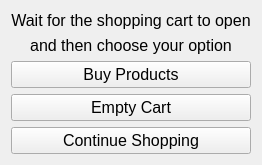
<?xml version="1.0" encoding="UTF-8"?>
<ui version="4.0">
 <class>CartGUI</class>
 <widget class="QWidget" name="CartGUI">
  <property name="geometry">
   <rect>
    <x>0</x>
    <y>0</y>
    <width>261</width>
    <height>161</height>
   </rect>
  </property>
  <property name="windowTitle">
   <string>Shopping Cart Menu</string>
  </property>
  <layout class="QVBoxLayout" name="verticalLayout">
   <item>
    <widget class="QLabel" name="label">
     <property name="font">
      <font>
       <pointsize>12</pointsize>
      </font>
     </property>
     <property name="text">
      <string>Wait for the shopping cart to open</string>
     </property>
     <property name="alignment">
      <set>Qt::AlignCenter</set>
     </property>
    </widget>
   </item>
   <item>
    <widget class="QLabel" name="label_2">
     <property name="font">
      <font>
       <pointsize>12</pointsize>
      </font>
     </property>
     <property name="text">
      <string>and then choose your option</string>
     </property>
     <property name="alignment">
      <set>Qt::AlignCenter</set>
     </property>
    </widget>
   </item>
   <item>
    <widget class="QPushButton" name="buyButton">
     <property name="font">
      <font>
       <pointsize>12</pointsize>
      </font>
     </property>
     <property name="text">
      <string>Buy Products</string>
     </property>
    </widget>
   </item>
   <item>
    <widget class="QPushButton" name="emptyCartButton">
     <property name="font">
      <font>
       <pointsize>12</pointsize>
      </font>
     </property>
     <property name="text">
      <string>Empty Cart</string>
     </property>
    </widget>
   </item>
   <item>
    <widget class="QPushButton" name="shopButton">
     <property name="font">
      <font>
       <pointsize>12</pointsize>
      </font>
     </property>
     <property name="text">
      <string>Continue Shopping</string>
     </property>
    </widget>
   </item>
  </layout>
 </widget>
 <layoutdefault spacing="6" margin="11"/>
 <resources/>
 <connections>
  <connection>
   <sender>shopButton</sender>
   <signal>clicked()</signal>
   <receiver>CartGUI</receiver>
   <slot>close()</slot>
   <hints>
    <hint type="sourcelabel">
     <x>130</x>
     <y>138</y>
    </hint>
    <hint type="destinationlabel">
     <x>130</x>
     <y>80</y>
    </hint>
   </hints>
  </connection>
 </connections>
</ui>
